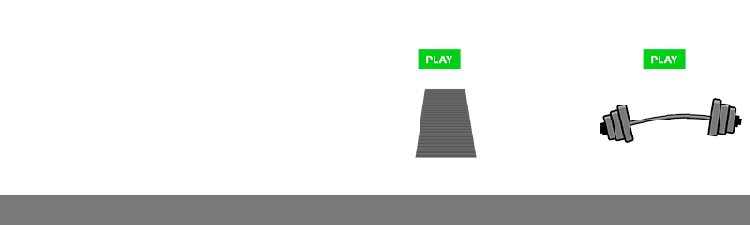

Rendered tile map (Tiled .tmx) drawn with the repository's tilesets; below, a short description and the map source with its tile grids summarised:
An orthogonal 50x15 tile map with 15x15 px tiles, 1 tile layer (Camada de Tiles 1) and 3 objects.

<map version="1.0" orientation="orthogonal" renderorder="right-down" width="50" height="15" tilewidth="15" tileheight="15" nextobjectid="13">
 <tileset firstgid="1" name="tileset2" tilewidth="15" tileheight="15" spacing="2" margin="1" tilecount="841" columns="29">
  <image source="tileset2.png" width="500" height="500" />
 </tileset>
 <layer name="Camada de Tiles 1" width="50" height="15">
  <data>[750 cells, 750 non-empty, 177 distinct tile ids]</data>
 </layer>
 <objectgroup name="player" />
 <objectgroup name="equipment" />
 <objectgroup name="button">
  <object id="9" x="420" y="51" width="42" height="16" />
  <object id="10" x="645" y="51" width="40" height="18" />
 </objectgroup>
 <objectgroup name="ground">
  <object id="8" x="0" y="195" width="750" height="30" />
 </objectgroup>
</map>